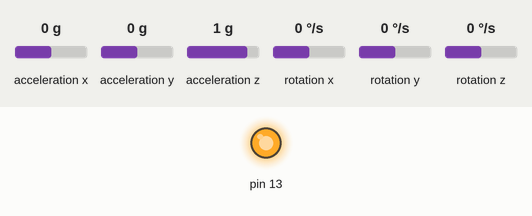
Recording of a sketch running on a simulated Arduino Uno, built with avr-gcc and run on an emulated ATmega328P. Parts: output pins drawn as LEDs (lit = HIGH). Wiring (inferred from the names in the program): MPU-6050 motion sensor at I2C address 0x68. Inputs (shaded band) come from the test bench; at power-on: acceleration x 0 g, acceleration y 0 g, rotation y 0 °/s, acceleration z 1 g, rotation x 0 °/s, rotation z 0 °/s. What the sketch prints to the serial monitor is not drawn.

Above: at 1.2 s.
1.3 s: acceleration x set to -0.8 g
4.3 s: acceleration y set to -1.4 g
7.3 s: rotation y set to -192 °/s
Timing chart, 0 to 10.3 s (numbered marks = the images above; inputs shaded):
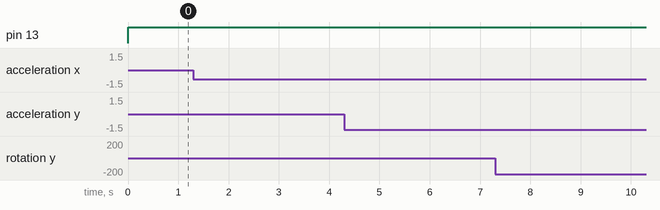

Measured:
- after the input at 1.3 s, every drawn part: stays the same
- after the input at 4.3 s, every drawn part: stays the same
- after the input at 7.3 s, every drawn part: stays the same

The sketch:

IMU_Orient.ino
```cpp
//==================================================================
//============IMU Intialization Global==============================

// MPU-6050 Accelerometer + Gyro
// I2C bus on A4, A5

#include <Wire.h>
#include <math.h>    //for atan (tan^-1)
#define MPU6050_I2C_ADDRESS 0x68    //mp6050 address
#define FREQ  30.0 // sample freq in Hz (30 readings in one seconds)

// global angle, gyro derived
double gSensitivity = 65.5; // for 500 deg/s, check data sheet
double gx = 0, gy = 0, gz = 0;
double gyrX = 0, gyrY = 0, gyrZ = 0;
int16_t accX = 0, accY = 0, accZ = 0;

//get offset values from calibration function
double gyrXoffs = -263, gyrYoffs = -67, gyrZoffs = 67;

//==================================================================
//===================================================================

void setup()
{
//===============================================================
  //================IMU Setup====================================

  int error;
  uint8_t c; //unsigned intger 8bits
  uint8_t sample_div;
  //BTSerial.begin(38400);
  Serial.begin(38400);
  // debug led
  pinMode(13, OUTPUT);
  // Initialize the 'Wire' class for the I2C-bus.
  Wire.begin();
  //----------------------------------------------------------
  //write in PWR_MGMT_1 (power mangement) 0 to wake up (0x6b--reg add) (0x00--mag)
  i2c_write_reg (MPU6050_I2C_ADDRESS, 0x6b, 0x00);
  //----------------------------------------------------------------------
  // CONFIG:
  // Low pass filter samples, 1khz sample rate
  i2c_write_reg (MPU6050_I2C_ADDRESS, 0x1a, 0x01);
  //---------------------------------------------------------------------------------
  // GYRO_CONFIG:
  // 500 deg/s, FS_SEL=1
  // This means 65.5 LSBs/deg/s
  i2c_write_reg(MPU6050_I2C_ADDRESS, 0x1b, 0x08);
  //--------------------------------------------------------------------------------
  // CONFIG:
  // set sample rate
  // sample rate FREQ = Gyro sample rate / (sample_div + 1)
  // 1kHz / (div + 1) = FREQ
  // reg_value = 1khz/FREQ - 1
  sample_div = 1000 / FREQ - 1; //from data sheet, how freq of sample rate will be
  i2c_write_reg (MPU6050_I2C_ADDRESS, 0x19, sample_div);
  //-------------------------------------------------------
  //===================Calibrating Code ===================
  //Serial.write("Calibrating...");    //for calibration only
  digitalWrite(13, HIGH);
  //calibrate();                        //for calibration only
  digitalWrite(13, LOW);
  //Serial.write("done.");              //for calibration only
//===============================================================


}

//*******************************************************************

void loop()
{
  //================================================================
  //====================imu values generating=======================

  int error;
  double dT;
  double ax, ay, az;
  unsigned long start_time, end_time;

  start_time = millis(); //how many second arduino work from prog beginning

  read_sensor_data();

  // angles based on accelerometer
  ay = atan2(accX, sqrt( pow(accY, 2) + pow(accZ, 2))) * 180 / M_PI; //pi=3.14
  ax = atan2(accY, sqrt( pow(accX, 2) + pow(accZ, 2))) * 180 / M_PI;

  // angles based on gyro (deg/s)
  gx = gx + gyrX / FREQ;
  gy = gy - gyrY / FREQ;
  gz = gz + gyrZ / FREQ;

  // complementary filter
  // tau = DT*(A)/(1-A)
  // = 0.48sec
  gx = gx * 0.96 + ax * 0.04;
  gy = gy * 0.96 + ay * 0.04;
  gy;


  // check if there is some kind of request

      digitalWrite(13, HIGH);
      Serial.print("angle ");
      Serial.print(gx, 2);
      Serial.print(", ");
      Serial.print(gy, 2);
      Serial.print(", ");
      Serial.println(gz, 2);

      Serial.print("acc ");
      Serial.print(gyrX, 2);
      Serial.print(", ");
      Serial.print(gyrY, 2);
      Serial.print(", ");
      Serial.println(gyrZ, 2);

   end_time = millis();

  // remaining time to complete sample time
  delay(((1/FREQ) * 1000) - (end_time - start_time));
  //Serial.println(end_time - start_time);
  //================================================================
}

//*******************************************************************
//*******************************************************************
//IMU Calibration and Intialization Code
//*******************************************************************
//*******************************************************************
void calibrate()
{
  int x;
  long xSum = 0, ySum = 0, zSum = 0;
  uint8_t i2cData[6];
  int num = 500;
  uint8_t error;

  for (x = 0; x < num; x++)
  {
    error = i2c_read(MPU6050_I2C_ADDRESS, 0x43, i2cData, 6);
    if(error!=0)
    return;
    xSum += ((i2cData[0] << 8) | i2cData[1]);
    ySum += ((i2cData[2] << 8) | i2cData[3]);
    zSum += ((i2cData[4] << 8) | i2cData[5]);
  }
  gyrXoffs = xSum / num;
  gyrYoffs = ySum / num;
  gyrZoffs = zSum / num;
  Serial.println("Calibration result:");
  Serial.print(gyrXoffs);
  Serial.print(", ");
  Serial.print(gyrYoffs);
  Serial.print(", ");
  Serial.println(gyrZoffs);
  while(1);
}

//*******************************************************************

void read_sensor_data()
{
 uint8_t i2cData[14];
 uint8_t error;
 // read imu data
 error = i2c_read(MPU6050_I2C_ADDRESS, 0x3b, i2cData, 14);
 if(error!=0)
 return;

 // assemble 16 bit sensor data
 accX = ((i2cData[0] << 8) | i2cData[1]);
 accY = ((i2cData[2] << 8) | i2cData[3]);
 accZ = ((i2cData[4] << 8) | i2cData[5]);

 gyrX = (((i2cData[8] << 8) | i2cData[9]) - gyrXoffs) / gSensitivity;
 gyrY = (((i2cData[10] << 8) | i2cData[11]) - gyrYoffs) / gSensitivity;
 gyrZ = (((i2cData[12] << 8) | i2cData[13]) - gyrZoffs) / gSensitivity;

}

//*******************************************************************
// ================== I2C routines===================================

int i2c_read(int addr, int start, uint8_t *buffer, int size)
{
  int i, n, error;

  Wire.beginTransmission(addr);
  n = Wire.write(start);
  if (n != 1)
  return (-10);

  n = Wire.endTransmission(false);    // hold the I2C-bus
  if (n != 0)
  return (n);

  // Third parameter is true: relase I2C-bus after data is read.
  Wire.requestFrom(addr, size, true);
  i = 0;
  while(Wire.available() && i<size)
  {
    buffer[i++]=Wire.read();
  }
  if ( i != size)
  return (-11);

  return (0);  // return : no error
}

//*******************************************************************

int i2c_write(int addr, int start, const uint8_t *pData, int size)
{
  int n, error;
  Wire.beginTransmission(addr);
  n = Wire.write(start);        // write the start address
  if (n != 1)
  return (-20);
  n = Wire.write(pData, size);  // write data bytes
  if (n != size)
  return (-21);
  error = Wire.endTransmission(true); // release the I2C-bus
  if (error != 0)
  return (error);
  return (0);         // return : no error
}

//*******************************************************************

int i2c_write_reg(int addr, int reg, uint8_t data)
{
  int error;
  error = i2c_write(addr, reg, &data, 1);
  return (error);
}
//*******************************************************************
//*******************************************************************
```
